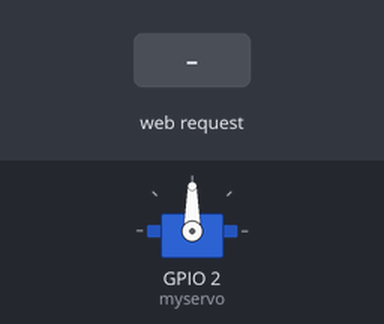
Simulated run of this sketch. Board: ESP8266 (NodeMCU). On the bench: servo. The test bench sets the inputs (shaded band). WiFi joins after 1.5 s; servers stay silent unless stated; what the sketch prints to the serial monitor is not drawn.

Above: at 2.7 s.
2.8 s: HTTP request GET /onOff/ received
At 2.9 s:
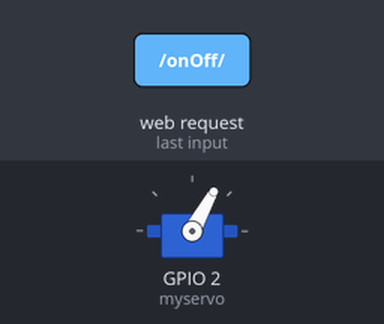
4.5 s: HTTP request GET /stepUp/ received
At 5.7 s:
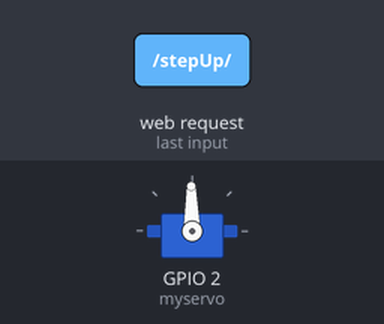
Timing chart, 0 to 7.5 s (numbered marks = the images above; inputs shaded):
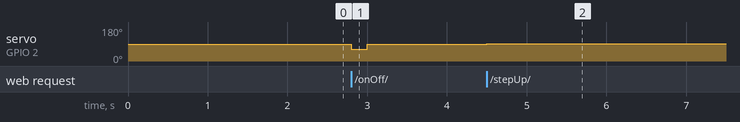

The sketch:

MrCoffee.ino
```cpp
// This sketch controls a Mr. Coffee coffee machine using an ESP8266 microcontroller.
// It connects to a WiFi network and starts a web server that allows users to control
// the coffee machine through a web interface. The web interface provides buttons to
// turn the machine on/off and to adjust the position of a servo motor, which is
// presumably used to physically interact with the coffee machine's controls.

#include <ESP8266WiFi.h>
#include <WiFiClient.h>
#include <ESP8266WebServer.h>
#include <ESP8266mDNS.h>

#ifndef STASSID
#define STASSID "YOURSSID"
#define STAPSK  "WIFIPASSWORD"
#endif

const char* ssid     = STASSID; // SSID of the WiFi network to connect to.
const char* password = STAPSK; // Password of the WiFi network.

ESP8266WebServer server(80); // Web server object that listens on port 80.

#include <Servo.h>

Servo myservo;  // create servo object to control a servo
// twelve servo objects can be created on most boards


// Current Servo Position
int pos=90; // Current angular position of the servo motor (in degrees). Initialized to 90 degrees.

// HTML content for the web interface.
const String postForms = "<!DOCTYPE html>\
<html>\
<title>Mr. Coffee</title>\
<meta name='viewport' content='width=device-width, initial-scale=1'>\
<link rel='stylesheet' href='https://www.w3schools.com/w3css/4/w3pro.css'>\
<link rel='stylesheet' href='https://www.w3schools.com/lib/w3-theme-brown.css'>\
<body>\
<header class='w3-top w3-bar w3-theme-d3'>\
  <h2 class='w3-bar-item'>Mr. Coffee</h2>\
</header>\
<div class='w3-container' style='margin-top:90px'>\
<iframe style='display:none' name='hiddenframe'></iframe>\
<div class='w3-cell-row'>\
  <div class='w3-cell'>\
    <a target='hiddenframe' href='/onOff/' class='w3-theme-l3 w3-col s12 w3-button w3-border w3-large w3-padding-small'>ON / OFF</a>\
    <a target='hiddenframe' href='/stepUp/' class='w3-theme-l3 w3-col s12 w3-button w3-border w3-large w3-padding-small'>UP</a>\
    <a target='hiddenframe' href='/stepDown/' class='w3-theme-l3 w3-col s12 w3-button w3-border w3-large w3-padding-small'>DOWN</a>\
  </div>\
</div>\
<footer class='w3-container w3-bottom w3-theme-d3 w3-margin-top'>\
  <h3>by Thomas Heiser</h3>\
</footer>\
</body>\
</html>";

// Handles HTTP requests to the root path ("/").
// Sends the HTML web interface to the client.
void handleRoot() {
  server.send(200, "text/html", postForms);
}

// Handles HTTP requests for paths that are not found.
// Sends a 404 Not Found error message to the client.
void handleNotFound() {
  //digitalWrite(led, 1); // This line is commented out, but could be used for debugging.
  String message = "File Not Found\n\n";
  message += "URI: ";
  message += server.uri(); // Get the requested URI.
  message += "\nMethod: ";
  message += (server.method() == HTTP_GET) ? "GET" : "POST"; // Get the HTTP method.
  message += "\nArguments: ";
  message += server.args(); // Get the number of arguments.
  message += "\n";
  // Loop through all arguments and append them to the message.
  for (uint8_t i = 0; i < server.args(); i++) {
    message += " " + server.argName(i) + ": " + server.arg(i) + "\n";
  }
  server.send(404, "text/plain", message); // Send the 404 response.
}

// Handles HTTP requests to the "/stepUp/" path.
// Increments the servo position by 1 degree, if it's less than 180 degrees.
// Updates the servo motor and sends an empty response to the client.
void handleStepUp() {
 if(pos<180) // Check if servo position is less than 180 degrees
 {
   pos++; // Increment servo position
 }
 myservo.write(pos); // Set the servo to the new position
 Serial.println(pos); // Print the new position to the serial monitor
 server.send(200, "text/html", ""); // Send an empty HTTP response
}

// Handles HTTP requests to the "/stepDown/" path.
// Decrements the servo position by 1 degree, if it's greater than 0 degrees.
// Updates the servo motor and sends an empty response to the client.
void handleStepDown() {
 if(pos>0) // Check if servo position is greater than 0 degrees
 {
   pos--; // Decrement servo position
 }
 myservo.write(pos); // Set the servo to the new position
 Serial.println(pos); // Print the new position to the serial monitor
 server.send(200, "text/html", ""); // Send an empty HTTP response
}

// Handles HTTP requests to the "/onOff/" path.
// Toggles the servo position between 61 and 90 degrees.
// This is likely used to turn the coffee machine on or off.
// Updates the servo motor and sends an empty response to the client.
void handleOnOff() {
 // This block toggles the servo position.
 // If current position is 61 (assumed "off"), move to 90 (assumed "on").
 // Otherwise, move to 61.
 if(pos==61)
 {
   pos=90;
 }
 else
 {
   pos=61;
 }
 myservo.write(pos); // Set the servo to the new position

 delay(200); // Wait for 200 milliseconds. This might be for mechanical stability.

 // This block seems to repeat the toggle logic. It might be intentional for a specific
 // mechanical interaction (e.g., a button that needs to be pressed and released),
 // or it could be a bug where the servo moves to a position and then immediately back.
 if(pos==61)
 {
   pos=90;
 }
 else
 {
   pos=61;
 }
 myservo.write(pos); // Set the servo to the new position again

 server.send(200, "text/html", ""); // Send an empty HTTP response
}

// Connects the ESP8266 to the WiFi network.
void connectWIFI()
{
  WiFi.begin(ssid, password); // Start WiFi connection with the given SSID and password.
  Serial.println("");

  // Wait for connection
  // This loop continues until the WiFi status is WL_CONNECTED.
  while (WiFi.status() != WL_CONNECTED) {
    delay(500); // Wait 500 milliseconds.
    Serial.print("."); // Print a dot to the serial monitor to indicate progress.
  }

  Serial.println("");
  Serial.print("Connected to ");
  Serial.println(ssid); // Print the SSID of the connected network.
  Serial.print("IP address: ");
  Serial.println(WiFi.localIP()); // Print the IP address assigned to the ESP8266.

  // Start the mDNS responder.
  // This allows accessing the ESP8266 using "esp8266.local" instead of its IP address.
  if (MDNS.begin("esp8266")) {
    Serial.println("MDNS responder started");
  }
}

// This function is called once when the ESP8266 boots up.
// It initializes the serial communication, servo motor, WiFi connection, and web server.
void setup(void) {

  Serial.begin(115200); // Initialize serial communication at 115200 baud rate.

  myservo.attach(2);  // Attaches the servo motor to GPIO pin 2 (D4 on some ESP8266 boards).

  connectWIFI(); // Connect to the WiFi network.

  // Define the HTTP request handlers for different paths.
  server.on("/", handleRoot); // Handle requests to the root path.
  server.on("/onOff/", handleOnOff); // Handle requests to the "/onOff/" path.
  server.on("/stepUp/", handleStepUp); // Handle requests to the "/stepUp/" path.
  server.on("/stepDown/", handleStepDown); // Handle requests to the "/stepDown/" path.
  server.onNotFound(handleNotFound); // Handle requests to unknown paths.

  server.begin(); // Start the web server.
  Serial.println("HTTP server started");
}

// This function is called repeatedly in a loop after setup() has completed.
// It handles incoming client requests to the web server.
void loop(void) {

    server.handleClient(); // Process any incoming client requests.

}
```

Measured:
- after the input at 2.8 s, servo on GPIO 2 (myservo): 90° → 61° at once, → 90° 0.20 s later
- after the input at 4.5 s, servo on GPIO 2 (myservo): 90° → 91° at once
